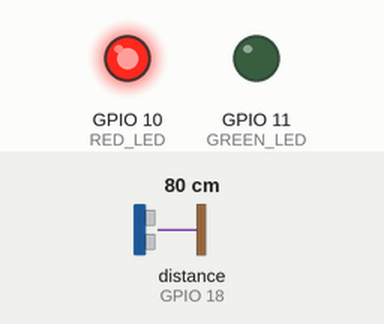
Recording of a sketch running on a simulated ESP32-S3. Parts: output pins drawn as LEDs (lit = HIGH). Wiring (inferred from the names in the program): ultrasonic range finder: trigger GPIO 5; echo GPIO 18. The inputs (shaded band) are chosen by the test bench; at power-on: distance to the obstacle (sensor on GPIO 18) 80 cm. The echo pulse lasts 58.3 µs per cm; WiFi joins after 1.5 s; servers stay silent unless stated; random numbers use the default seed unless the sketch sets one; no MQTT or app messages arrive unless stated; pins used as bus, display or sensor lines are not drawn; what the sketch prints to the serial monitor is not drawn.

Above: at 0.1 s.
At 1.6 s:
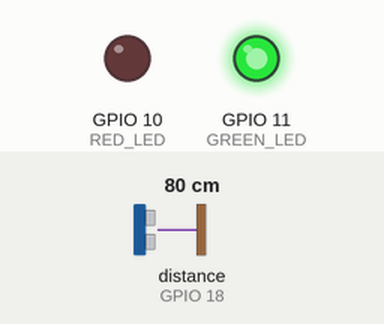
Timing chart, 0 to 3.1 s (numbered marks = the images above):
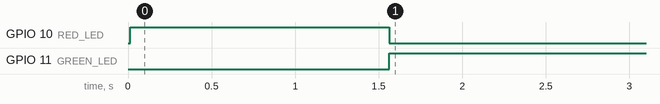

Measured:
- by itself, GPIO 10 (RED_LED): HIGH → LOW at 1.6 s
- by itself, GPIO 11 (GREEN_LED): LOW → HIGH at 1.6 s

The sketch:

esp-mqtt.ino
```cpp
#include <Arduino.h>
#include <WiFi.h>
#include <PubSubClient.h>
#define MSG_BUFFER_SIZE 50

const int RED_LED = 10;
const int GREEN_LED = 11;
const int trigPin = 5;
const int echoPin = 18;

/* Supposing to run this test
   in an environment with 20 °C
  ì https://en.wikipedia.org/wiki/Speed_of_sound
   */

const float temperature = 20;
const float vs = 331.45 + 0.62 * temperature;
/* wifi network info */

const char *ssid = "luca";
const char *password = "lucaluca";

/* MQTT server address */
const char *mqtt_server = "broker.mqtt-dashboard.com";

/* MQTT topic */
const char *riverLevelTopic = "river-level";

const char *frequencyTopic = "frequency";

int frequency = 2000;
/* MQTT client management */

WiFiClient espClient;
PubSubClient client(espClient);

unsigned long lastMsgTime = 0;
char msg[MSG_BUFFER_SIZE];
int value = 0;

void setup_wifi()
{

  delay(10);

  Serial.println(String("Connecting to ") + ssid);

  WiFi.mode(WIFI_STA);
  WiFi.begin(ssid, password);
  digitalWrite(GREEN_LED, LOW);
  digitalWrite(RED_LED, HIGH);
  while (WiFi.status() != WL_CONNECTED)
  {
    delay(500);
    Serial.print(".");
  }
  digitalWrite(RED_LED, LOW);
  digitalWrite(GREEN_LED, HIGH);
  Serial.println("");
  Serial.println("WiFi connected");
  Serial.println("IP address: ");
  Serial.println(WiFi.localIP());
}

/* MQTT subscribing callback */

void callback(char *topic, byte *payload, unsigned int length)
{
  String mess = "";
  if (String(topic) == String(frequencyTopic))
  {
    for (int i = 0; i < length; i++)
    {
      mess += (char)payload[i];
    }
    frequency = mess.toInt();
  }
}

float getDistance()
{
  /* Triggering stage: sending the impulse */

  digitalWrite(trigPin, LOW);
  delayMicroseconds(3);
  digitalWrite(trigPin, HIGH);
  delayMicroseconds(5);
  digitalWrite(trigPin, LOW);

  /* Receiving the echo */

  float tUS = pulseIn(echoPin, HIGH);
  float t = tUS / 1000.0 / 1000.0 / 2;
  float d = t * vs;
  return d;
}

void reconnect()
{
  if (WiFi.status() != WL_CONNECTED)
  {
    setup_wifi();
  }
  // Loop until we're reconnected
  while (!client.connected())
  {
    Serial.print("Attempting MQTT connection...");

    // Create a random client ID
    String clientId = String("esiot-2122-client-") + String(random(0xffff), HEX);

    // Attempt to connect
    if (client.connect(clientId.c_str()))
    {
      Serial.println("connected");
      // Once connected, publish an announcement...
      // client.publish("outTopic", "hello world");
      // ... and resubscribe
      client.subscribe(riverLevelTopic);
      client.subscribe(frequencyTopic);
    }
    else
    {
      Serial.print("failed, rc=");
      Serial.print(client.state());
      Serial.println(" try again in 5 seconds");
      // Wait 5 seconds before retrying
      delay(5000);
    }
  }
}

void setup()
{
  Serial.begin(115200);
  pinMode(trigPin, OUTPUT);
  pinMode(echoPin, INPUT);
  pinMode(RED_LED, OUTPUT);
  pinMode(GREEN_LED, OUTPUT);
  setup_wifi();
  randomSeed(micros());
  client.setServer(mqtt_server, 1883);
  client.setCallback(callback);
}

void loop()
{
  if (!client.connected())
  {
    digitalWrite(GREEN_LED, LOW);
    digitalWrite(RED_LED, HIGH);
    reconnect();
  }
  digitalWrite(RED_LED, LOW);
  digitalWrite(GREEN_LED, HIGH);
  client.loop();

  unsigned long now = millis();
  if (now - lastMsgTime > frequency)
  {
    lastMsgTime = now;
    /* creating a msg in the buffer */
    snprintf(msg, MSG_BUFFER_SIZE, "%lf", getDistance());

    // Serial.println(String("Publishing message: ") + msg);

    /* publishing the msg */

    client.publish(riverLevelTopic, msg);
  }
}
```
